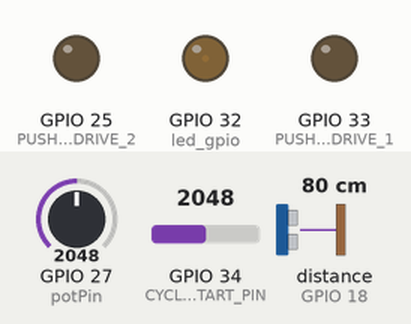
The sketch below on a simulated ESP32. On the bench: output pins drawn as LEDs (lit = HIGH). Wiring (inferred from the names in the program): range finder with pulse-width output: data GPIO 18. The inputs (shaded band) are chosen by the test bench; at power-on: GPIO 27 (potPin) = 2048, GPIO 34 (CYCLE_START_PIN) = 2048, distance to the obstacle (sensor on GPIO 18) 80 cm. What the sketch prints to the serial monitor is not drawn.

Above: at 0.05 s.
At 4.15 s:
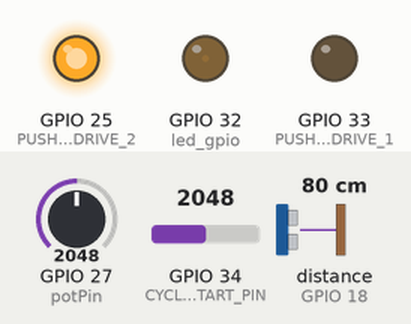
At 8.35 s:
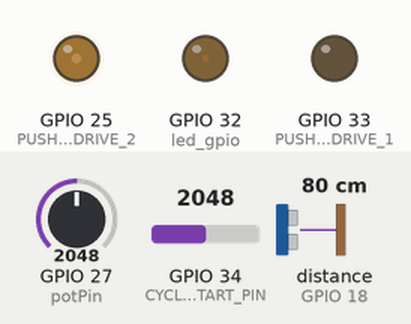
At 17.15 s:
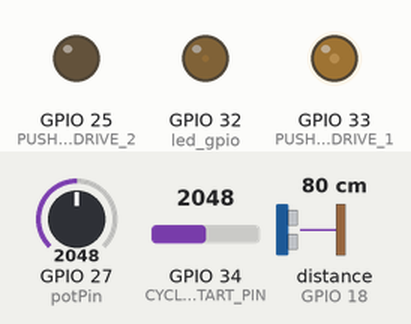
Timing chart, 0 to 22.9 s (numbered marks = the images above):
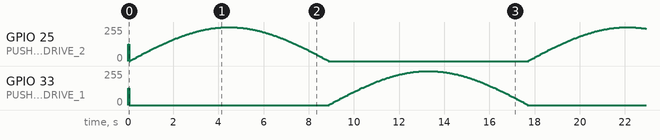

The sketch:

Mosfet50HzWithInterrupt.ino
```cpp
// (licence header left out)
#include <stdint.h>
//pinouts here: https://www.bing.com/images/search?view=detailV2&ccid=L%2bau9S29&id=5019621DC7350272217DF7C36EE9AD869B1CE64D&thid=OIP.L-au9S29i6JYHjCKPQ5WzQHaEk&mediaurl=https%3a%2f%2flastminuteengineers.com%2fwp-content%2fuploads%2f2018%2f08%2fESP32-Development-Board-Pinout.jpg&exph=468&expw=758&q=esp32+arduino+pinout&simid=607997902785809138&ck=FCAD5061950FE300E30F4A7416EE3687&selectedIndex=1&FORM=IRPRST&ajaxhist=0

int32_t     potValue    =   0;  // variable for storing the potentiometer value
int32_t     brightness  =   0;  // how bright the LED is
uint8_t     pwm         =   1;

#define PUSHPULL_DRIVE_1    33
#define PUSHPULL_DRIVE_2    25
#define SELF_TRIGGERING_IRQ 0
#define DRIVE1_PWM          1
#define DRIVE2_PWM          2
#define CYCLE_START_PIN     34 //TODO look if appropriate

const byte  led_gpio    =   32;       // the PWM pin the LED is attached to
const int   potPin      =   27;       // Potentiometer is connected to GPIO 27 (Analog ADC1_CH6)
int32_t PWM_FEEDBACK_PIN =  18;       // connect a wire from GPIO 18 to GPIO 32 !!!!!!
int cycleStartTriggerd = 0;
int phaseOffset = 0; //TODO look if appropriate

//8-bit representation of a sinewave scaled to 0->255

#define FULL_BRIDGE             1       // change this to "1" if you want to drive a full bridge

//360 step
#define MODULATING_FREQ         18000   // <-- 18KHz is 360 x 50 Hz for American 60Hz use number 21600 instead
#define MAX_STEPS               360     //  one pwm update per degree of mains sine
#define TRANSISTOR_SWITCH_STEP  179     // when to use other transistor bank

#if FULL_BRIDGE
///
/// Full Bridge Sine Wave Table
///
int32_t sinetable[]=
{
0 ,
4 ,
8 ,
13  ,
17  ,
22  ,
26  ,
31  ,
35  ,
39  ,
44  ,
48  ,
53  ,
57  ,
61  ,
65  ,
70  ,
74  ,
78  ,
83  ,
87  ,
91  ,
95  ,
99  ,
103 ,
107 ,
111 ,
115 ,
119 ,
123 ,
127 ,
131 ,
135 ,
138 ,
142 ,
146 ,
149 ,
153 ,
156 ,
160 ,
163 ,
167 ,
170 ,
173 ,
177 ,
180 ,
183 ,
186 ,
189 ,
192 ,
195 ,
198 ,
200 ,
203 ,
206 ,
208 ,
211 ,
213 ,
216 ,
218 ,
220 ,
223 ,
225 ,
227 ,
229 ,
231 ,
232 ,
234 ,
236 ,
238 ,
239 ,
241 ,
242 ,
243 ,
245 ,
246 ,
247 ,
248 ,
249 ,
250 ,
251 ,
251 ,
252 ,
253 ,
253 ,
254 ,
254 ,
254 ,
254 ,
254 ,
255 ,
254 ,
254 ,
254 ,
254 ,
254 ,
253 ,
253 ,
252 ,
251 ,
251 ,
250 ,
249 ,
248 ,
247 ,
246 ,
245 ,
243 ,
242 ,
241 ,
239 ,
238 ,
236 ,
234 ,
232 ,
231 ,
229 ,
227 ,
225 ,
223 ,
220 ,
218 ,
216 ,
213 ,
211 ,
208 ,
206 ,
203 ,
200 ,
198 ,
195 ,
192 ,
189 ,
186 ,
183 ,
180 ,
177 ,
173 ,
170 ,
167 ,
163 ,
160 ,
156 ,
153 ,
149 ,
146 ,
142 ,
138 ,
135 ,
131 ,
127 ,
123 ,
119 ,
115 ,
111 ,
107 ,
103 ,
99  ,
95  ,
91  ,
87  ,
83  ,
78  ,
74  ,
70  ,
65  ,
61  ,
57  ,
53  ,
48  ,
44  ,
39  ,
35  ,
31  ,
26  ,
22  ,
17  ,
13  ,
8 ,
4 ,
0 ,
5 ,
9 ,
14  ,
18  ,
23  ,
27  ,
32  ,
36  ,
40  ,
45  ,
49  ,
54  ,
58  ,
62  ,
66  ,
71  ,
75  ,
79  ,
84  ,
88  ,
92  ,
96  ,
100 ,
104 ,
108 ,
112 ,
116 ,
120 ,
124 ,
128 ,
132 ,
136 ,
139 ,
143 ,
147 ,
150 ,
154 ,
157 ,
161 ,
164 ,
168 ,
171 ,
174 ,
178 ,
181 ,
184 ,
187 ,
190 ,
193 ,
196 ,
199 ,
201 ,
204 ,
207 ,
209 ,
212 ,
214 ,
217 ,
219 ,
221 ,
224 ,
226 ,
228 ,
230 ,
232 ,
233 ,
235 ,
237 ,
239 ,
240 ,
242 ,
243 ,
244 ,
246 ,
247 ,
248 ,
249 ,
250 ,
251 ,
252 ,
252 ,
253 ,
254 ,
254 ,
255 ,
255 ,
255 ,
255 ,
255 ,
255 ,
255 ,
255 ,
255 ,
255 ,
255 ,
254 ,
254 ,
253 ,
252 ,
252 ,
251 ,
250 ,
249 ,
248 ,
247 ,
246 ,
244 ,
243 ,
242 ,
240 ,
239 ,
237 ,
235 ,
233 ,
232 ,
230 ,
228 ,
226 ,
224 ,
221 ,
219 ,
217 ,
214 ,
212 ,
209 ,
207 ,
204 ,
201 ,
199 ,
196 ,
193 ,
190 ,
187 ,
184 ,
181 ,
178 ,
174 ,
171 ,
168 ,
164 ,
161 ,
157 ,
154 ,
150 ,
147 ,
143 ,
139 ,
136 ,
132 ,
128 ,
124 ,
120 ,
116 ,
112 ,
108 ,
104 ,
100 ,
96  ,
92  ,
88  ,
84  ,
79  ,
75  ,
71  ,
66  ,
62  ,
58  ,
54  ,
49  ,
45  ,
40  ,
36  ,
32  ,
27  ,
23  ,
18  ,
14  ,
9 ,
5 ,
1
};

#else
///
/// Half Bridge Sine Wave Table
///
int32_t sinetable[]=
{
128 ,
129 ,
131 ,
133 ,
135 ,
137 ,
139 ,
141 ,
143 ,
145 ,
147 ,
149 ,
151 ,
153 ,
155 ,
157 ,
159 ,
161 ,
163 ,
165 ,
167 ,
168 ,
170 ,
172 ,
174 ,
176 ,
177 ,
179 ,
181 ,
183 ,
185 ,
186 ,
188 ,
190 ,
191 ,
193 ,
195 ,
196 ,
198 ,
200 ,
201 ,
203 ,
204 ,
205 ,
207 ,
209 ,
210 ,
211 ,
213 ,
214 ,
215 ,
217 ,
218 ,
219 ,
220 ,
221 ,
222 ,
223 ,
225 ,
226 ,
227 ,
228 ,
229 ,
230 ,
231 ,
231 ,
232 ,
233 ,
234 ,
235 ,
235 ,
236 ,
236 ,
237 ,
238 ,
238 ,
239 ,
239 ,
240 ,
240 ,
240 ,
240 ,
241 ,
241 ,
241 ,
242 ,
242 ,
242 ,
242 ,
242 ,
242 ,
242 ,
242 ,
242 ,
242 ,
242 ,
241 ,
241 ,
241 ,
240 ,
240 ,
240 ,
240 ,
239 ,
239 ,
238 ,
238 ,
237 ,
236 ,
236 ,
235 ,
235 ,
234 ,
233 ,
232 ,
231 ,
231 ,
230 ,
229 ,
228 ,
227 ,
226 ,
225 ,
223 ,
222 ,
221 ,
220 ,
219 ,
218 ,
217 ,
215 ,
214 ,
213 ,
211 ,
210 ,
209 ,
207 ,
205 ,
204 ,
203 ,
201 ,
200 ,
198 ,
196 ,
195 ,
193 ,
191 ,
190 ,
188 ,
186 ,
185 ,
183 ,
181 ,
179 ,
177 ,
176 ,
174 ,
172 ,
170 ,
168 ,
167 ,
165 ,
163 ,
161 ,
159 ,
157 ,
155 ,
153 ,
151 ,
149 ,
147 ,
145 ,
143 ,
141 ,
139 ,
137 ,
135 ,
133 ,
131 ,
129 ,
128 ,
125 ,
123 ,
121 ,
119 ,
117 ,
115 ,
113 ,
111 ,
110 ,
107 ,
105 ,
103 ,
101 ,
100 ,
98  ,
96  ,
94  ,
92  ,
90  ,
88  ,
86  ,
84  ,
83  ,
81  ,
79  ,
77  ,
75  ,
74  ,
72  ,
70  ,
68  ,
66  ,
65  ,
63  ,
61  ,
60  ,
58  ,
57  ,
55  ,
54  ,
52  ,
51  ,
49  ,
47  ,
46  ,
45  ,
43  ,
42  ,
41  ,
39  ,
38  ,
37  ,
36  ,
34  ,
33  ,
32  ,
31  ,
30  ,
29  ,
28  ,
27  ,
26  ,
25  ,
24  ,
23  ,
23  ,
22  ,
21  ,
20  ,
20  ,
19  ,
18  ,
18  ,
17  ,
16  ,
16  ,
15  ,
15  ,
15  ,
14  ,
14  ,
14  ,
13  ,
13  ,
13  ,
13  ,
13  ,
13  ,
13  ,
13  ,
13  ,
13  ,
13  ,
13  ,
13  ,
13  ,
13  ,
14  ,
14  ,
14  ,
15  ,
15  ,
15  ,
16  ,
16  ,
17  ,
18  ,
18  ,
19  ,
20  ,
20  ,
21  ,
22  ,
23  ,
23  ,
24  ,
25  ,
26  ,
27  ,
28  ,
29  ,
30  ,
31  ,
32  ,
33  ,
34  ,
36  ,
37  ,
38  ,
39  ,
41  ,
42  ,
43  ,
45  ,
46  ,
47  ,
49  ,
51  ,
52  ,
54  ,
55  ,
57  ,
58  ,
60  ,
61  ,
63  ,
65  ,
66  ,
68  ,
70  ,
72  ,
74  ,
75  ,
77  ,
79  ,
81  ,
83  ,
84  ,
86  ,
88  ,
90  ,
92  ,
94  ,
96  ,
98  ,
100 ,
101 ,
103 ,
105 ,
107 ,
110 ,
111 ,
113 ,
115 ,
117 ,
119 ,
121 ,
123 ,
125 ,
127
};
#endif

uint8_t readPot =0;
int32_t ctr=0;
int32_t ctr2=180;
int32_t val2 = 0;
/**
 * @brief IRAM_ATTR
 * An interrupt service routine that runs whenever a rising edge is detected on
 * the feedback I/O pin. We generate a PWM pulse at 18KHz for 50Hz, or 21.6Khz
 * for a 60Hz pulse. the PWM output pin is fed back into the chip as an
 * interrupt and we retrigger from it.
 * Every time an interrupt is received we load in the next PWM value from the
 * sine table. this allows each degree of the 50 or 60Hz waveform to have a
 * separate pulse associated with it
 */
int IRAM_ATTR isr()
{
  int32_t val;

  ///
  /// 1. Compute next PWM register value
  ///
    if ((ctr+phaseOffset) < 360){
    val = sinetable[(ctr + phaseOffset)] ; //scale the sine tablkee and apply offset
  }
  else{
    val = sinetable[(ctr + phaseOffset - 360)] ; //scale the sine tablkee and apply offset
  }


#if FULL_BRIDGE
  ///
  /// Full Bridge
  /// 2. select which transitor bank to use
  ///
  if(ctr>TRANSISTOR_SWITCH_STEP)
  {
    ledcWrite(DRIVE1_PWM,   val);                           //signal to mosfet gate
    ledcWrite(DRIVE2_PWM,   0);                             //signal to mosfet gate
  }
  else
  {
    ledcWrite(DRIVE1_PWM,   0);                             //signal to mosfet gate
    ledcWrite(DRIVE2_PWM,   val);                           //signal to mosfet gate
  }
#else
  ///
  /// Half Bridge
  ///
  ledcWrite(DRIVE1_PWM,   val);                             //signal to mosfet gate
  ledcWrite(DRIVE2_PWM,   0);                               //signal to mosfet gate
#endif

  ///
  /// 3. increment counter
  ///
  ctr += 1;
  if(ctr==MAX_STEPS)
  {
    ctr     = 0;
    readPot = 1;  //allow amplitude to change
  }


  ///
  /// 4. self triggering interrupt (mandatory, it just has to have some non-zero value)
  ///
  ledcWrite(SELF_TRIGGERING_IRQ, 1); // set the brightness of the LED
}


int32_t t = 0;
int32_t oldPotValue = -1;

const int numReadings = 10;

int readings[numReadings];      // the readings from the analog input
int readIndex = 0;              // the index of the current reading
int total = 0;                  // the running total
int average = 0;                // the average
int pV = 0;


/**
 * @brief setup
 * the setup routine runs once when you press reset:
 */
void setup() {


  // Initialize channels
  // channels 0-15, resolution 1-16 bits, freq limits depend on resolution
  // ledcSetup(uint8_t channel, uint32_t freq, uint8_t resolution_bits);
  ledcSetup(SELF_TRIGGERING_IRQ,  MODULATING_FREQ, 8);                 // 18 kHz PWM, 8-bit resolution
  ledcSetup(DRIVE1_PWM,           MODULATING_FREQ, 8);                 // 18 kHz PWM, 8-bit resolution
  ledcSetup(DRIVE2_PWM,           MODULATING_FREQ, 8);                 // 18 kHz PWM, 8-bit resolution


  ledcAttachPin(led_gpio,         SELF_TRIGGERING_IRQ); // assign a led pins to a channel
  ledcAttachPin(PUSHPULL_DRIVE_1, DRIVE1_PWM);
  ledcAttachPin(PUSHPULL_DRIVE_2, DRIVE2_PWM);


  pinMode(PWM_FEEDBACK_PIN, INPUT_PULLDOWN);
  attachInterrupt(PWM_FEEDBACK_PIN, isr, RISING);           //this is wired to the PWM output

  ledcWrite(SELF_TRIGGERING_IRQ,  pwm);                                        //signal to mosfet gate
  ledcWrite(DRIVE1_PWM,           127);                           //signal to mosfet gate
  ledcWrite(DRIVE2_PWM,           127);                           //signal to mosfet gate
  Serial.begin(115200);

  pinMode(CYCLE_START_PIN, INPUT_PULLUP);

  for (int thisReading = 0; thisReading < numReadings; thisReading++) {
    readings[thisReading] = 0;
  }

  //Only start the loop once the signal is already high. Hopefully this will work, one downside is that is will work for only a moment.
  //TODO add multithreading and interrupt

int tempValue = 1;

}

/**
 * @brief startCycle
 * The origional cycle as it was in the provided code
*/


const int CAP_ADC = 255;///176;

int startCycle(int readIndex){
  if(readPot)
  {

    t+=1;
    if(20==t) //Change if the loop is not running fast enough
    {
       readPot = 0;
    int p = analogRead(potPin);  //https://randomnerdtutorials.com/esp32-adc-analog-read-arduino-ide/
      pV = p/16;
// subtract the last reading:
  total = total - readings[readIndex];
  // read from the sensor:
  readings[readIndex] = pV;
  // add the reading to the total:
  total = total + readings[readIndex];
  // advance to the next position in the array:
  readIndex = readIndex + 1;

  // if we're at the end of the array...
  if (readIndex >= numReadings) {
    // ...wrap around to the beginning:
    readIndex = 0;
  }

  // calculate the average:
  average = total / numReadings;


      potValue = average;
      potValue = 255;
      if(potValue>CAP_ADC)
      {
        potValue=CAP_ADC;
      }
      if(oldPotValue!=potValue)
      {
        Serial.printf("ADCM %u\n", potValue);
        oldPotValue=potValue;
      }
     t=0;

    if(potValue<1)
    {
      potValue = 0;
    }
    if(potValue>255)
    {
      potValue = 255;
    }
    }

  }
  return readIndex;
}


/**
 * @brief loop
 * The loop will first check if the value is high, after this, it will start the PWM cycle.
 * If the cycle is not running fast enough change t in startCycle
 */
void loop() {
    int tempLoop = 1;
    int IndexCTR;
    int previousValue, currentValue;
    currentValue = 0;

    previousValue = currentValue;

  if (analogRead(CYCLE_START_PIN) > 3680){
    currentValue = 1;
  }
  else {
    currentValue = 0;
    }

  if (previousValue == 0 && currentValue == 1){
    IndexCTR = 0;
    IndexCTR = startCycle(IndexCTR);
  }
  else {
    IndexCTR = startCycle(IndexCTR);
  }
}
```
